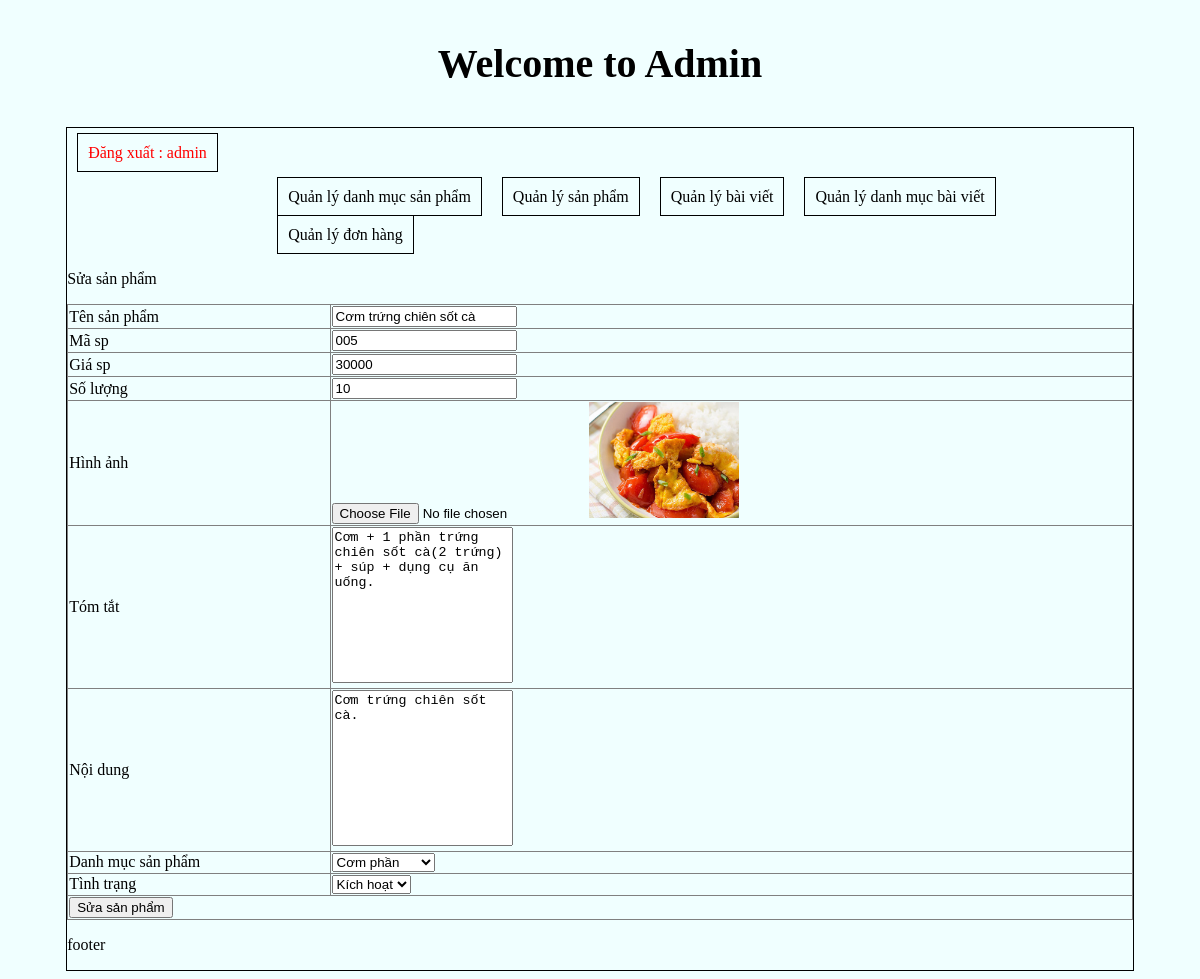
Screenshot of /admincp/index.php?action=quanlysp&query=sua&masp=005 (signed in) with the database file from the repository.
### tables this page shows
CREATE TABLE `tbl_sanpham` (
  `masp` varchar(10) NOT NULL,
  `tensanpham` varchar(250) NOT NULL,
  `giasp` varchar(50) NOT NULL,
  `soluong` int(11) NOT NULL,
  `hinhanh` varchar(50) NOT NULL,
  `tomtat` text NOT NULL,
  `noidung` text NOT NULL,
  `tinhtrang` int(11) NOT NULL,
  `id_danhmuc` int(11) NOT NULL
);

### admincp/modules/quanlysp/sua.php (the view, shortened to what this page needs)
<?php
	$sql_sua_sp = "SELECT * FROM tbl_sanpham WHERE masp = '$_GET[masp]' LIMIT 1";
	$query_sua_sp = mysqli_query($mysqli,$sql_sua_sp);
?>
<p>Sửa sản phẩm</p>
<table border="1" width="100%" style="border-collapse: collapse;">
<?php
while($row = mysqli_fetch_array($query_sua_sp)) {
?>
 <form method="POST" action="modules/quanlysp/xuly.php?masp=<?php echo $row['masp'] ?>" enctype="multipart/form-data">
	  <tr>
	  	<td>Tên sản phẩm</td>
	  	<td><input type="text" value="<?php echo $row['tensanpham'] ?>" name="tensanpham"></td>
	  </tr>
	   <tr>
	  	<td>Mã sp</td>
	  	<td><input type="text" value="<?php echo $row['masp'] ?>" name="masp"></td>
	  </tr>
	  <tr>
	  	<td>Giá sp</td>
	  	<td><input type="text" value="<?php echo $row['giasp'] ?>" name="giasp"></td>
	  </tr>
	  <tr>
	  	<td>Số lượng</td>
	  	<td><input type="text" value="<?php echo $row['soluong'] ?>" name="soluong"></td>
	  </tr>
	   <tr>
	  	<td>Hình ảnh</td>
	  	<td>
	  		<input type="file" name="hinhanh">
	  		<img src="modules/quanlysp/uploads/<?php echo $row['hinhanh'] ?>" width="150px">
	  	</td>
	  </tr>
	  <tr>
	  	<td>Tóm tắt</td>
	  	<td><textarea rows="10"  name="tomtat" style="resize: none"><?php echo $row['tomtat'] ?></textarea></td>
	  </tr>
	   <tr>
	  	<td>Nội dung</td>
	  	<td><textarea rows="10"  name="noidung" style="resize: none"><?php echo  $row['noidung'] ?></textarea></td>
	  </tr>
	  <tr>
	    <td>Danh mục sản phẩm</td>
	    <td>
	    	<select name="danhmuc">
	    		<?php
	    		$sql_danhmuc = "SELECT * FROM tbl_danhmuc ORDER BY id_danhmuc DESC";
	    		$query_danhmuc = mysqli_query($mysqli,$sql_danhmuc);
	    		while($row_danhmuc = mysqli_fetch_array($query_danhmuc)){
	    			if($row_danhmuc['id_danhmuc']==$row['id_danhmuc']){
	    		?>
	    		<option selected value="<?php echo $row_danhmuc['id_danhmuc'] ?>"><?php echo $row_danhmuc['tendanhmuc'] ?></option>
	    		<?php
	    			}else{
	    		?>
	    		<option value="<?php echo $row_danhmuc['id_danhmuc'] ?>"><?php echo $row_danhmuc['tendanhmuc'] ?></option>
	    		<?php
	    			}
	    		}
	    		?>
	    	</select>
	    </td>
	  </tr>
	  <tr>
	    <td>Tình trạng</td>
	    <td>
	    	<select name="tinhtrang">
	    		<?php
	    		if($row['tinhtrang']==1){
	    		?>
	    		<option value="1" selected>Kích hoạt</option>
	    		<?php
	    		}else{
	    		?>
	    		<option value="1">Kích hoạt</option>
	    		<option value="0" selected>Ẩn</option>
	    		<?php
	    		}
	    		?>
	    	</select>
	    </td>
	  </tr>
	   <tr>
	    <td colspan="2"><input type="submit" name="suasanpham" value="Sửa sản phẩm"></td>
	  </tr>
 </form>
 <?php
 }
 ?>
</table>

### admincp/css/styleadmincp.css (style rules this page uses)
body { background-color: azure; }

### rows the page displays
tbl_sanpham: tensanpham "Cơm trứng chiên sốt cà", masp "005", giasp "30000", soluong "10", hinhanh (picture), tomtat "Cơm + 1 phần trứng chiên sốt cà(2 trứng) + súp + dụng cụ ăn uống.", noidung "Cơm trứng chiên sốt cà.", tinhtrang "Kích hoạt"

### other values shown
$_SESSION['dangnhap'] "admin"
form field danhmuc "Cơm phần"
